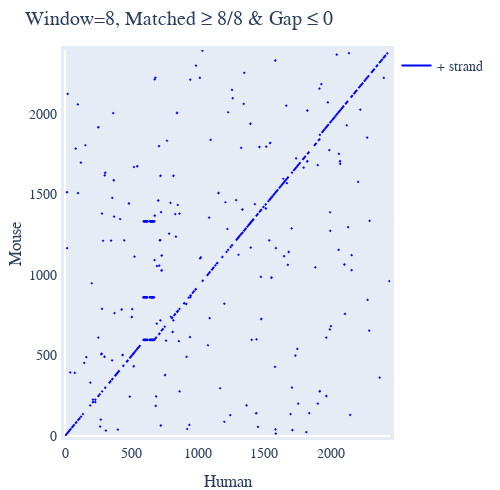

Notebook source saved alongside this figure:
### Markdown cell above
## Modifying the matching parameters

If we set window and threshold to be equal, this is equivalent to an exact match approach.

### Code cell
draw = seqs.dotplot(name1="Human", name2="Mouse", window=8, threshold=8)
draw.iplot()

### Figure 1 — Plotly figure (JSON) as saved in the notebook; plotly's stock layout.template omitted (floating-point values rounded to 4 significant figures; data arrays with more than 128 entries replaced by an {"elided": "..."} marker saying what was removed)
{"data": [{"line": {"color": "blue"}, "mode": "lines", "name": "+ strand", "type": "scatter", "x": {"elided": "1064 int values"}, "xaxis": "x", "y": {"elided": "1064 int values"}, "yaxis": "y"}], "layout": {"autosize": false, "font": {"family": "Balto", "size": 14}, "height": 490.2, "hovermode": "closest", "margin": {"b": 50, "l": 50, "pad": 4, "r": 50, "t": 50}, "showlegend": true, "title": {"text": "Window=8, Matched ≥ 8/8 & Gap ≤ 0"}, "width": 500, "xaxis": {"mirror": true, "range": [0, 2445], "showgrid": false, "showline": true, "title": {"text": "Human"}, "type": "linear", "visible": true}, "yaxis": {"mirror": true, "range": [0, 2397], "showgrid": false, "showline": true, "title": {"text": "Mouse"}, "type": "linear", "visible": true}}}
